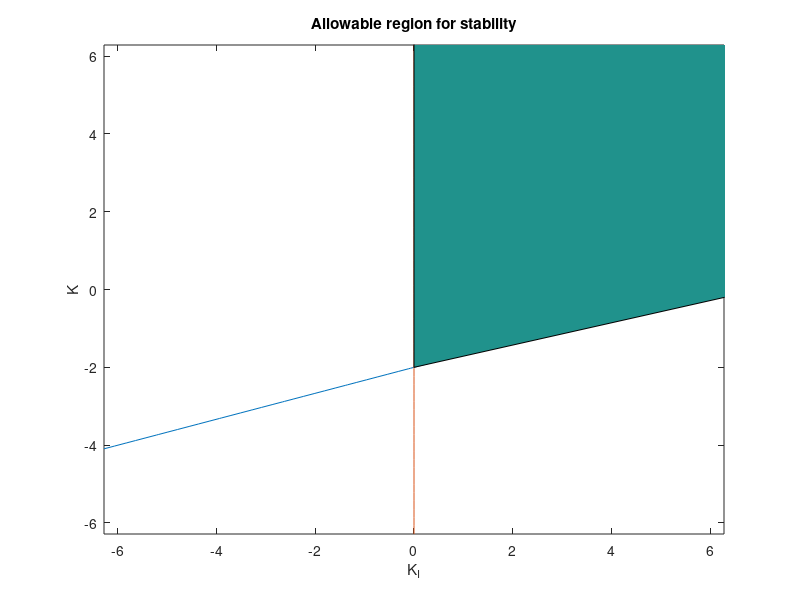

This chart was generated by the following MATLAB code: (Note: this script raises an error after producing the figure.)
%  Figure 3.40      Feedback Control of Dynamic Systems, 6e
%                        Franklin, Powell, Emami
% script to generate Fig. 3.40
fh=@(ki,k) 6+3*k-ki;
ezplot(fh)
hold on;
f=@(ki,k) ki;
ezplot(f);

% add shading
fillvert = [0, -2
	        0,  7
			7, 7
			7, 0];
fcolor = [ .1 .1 .1 .1];
patch(fillvert(:,1)', fillvert(:,2)', fcolor)

xlabel('K_I');
ylabel('K');
title('Allowable region for stability');
nicegrid;
hold off
